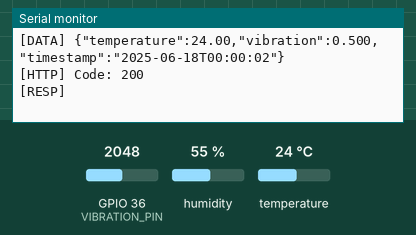
A sketch run on a simulated ESP32. Shown: the last lines printed to the serial monitor. Inputs (shaded band) come from the test bench; at power-on: temperature 24 °C, GPIO 36 (VIBRATION_PIN) = 2048, humidity 55 % (analog values on the 0–4095 scale). WiFi joins after 1.5 s; servers stay silent unless stated; uploads are accepted with an empty reply; random numbers use the default seed unless the sketch sets one.

Above: at 3.7 s.
3.8 s: temperature set to 12 °C
At 5.2 s:
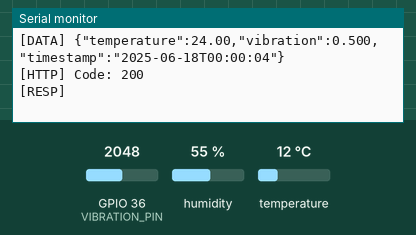
6.1 s: GPIO 36 (VIBRATION_PIN) set to 2866
At 7.7 s:
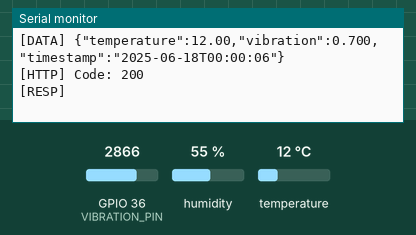
8.4 s: temperature set to 19 °C
At 10.2 s:
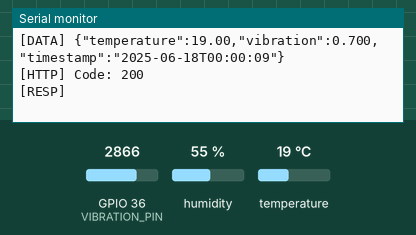
10.7 s: GPIO 36 (VIBRATION_PIN) set to 3972
At 13.0 s:
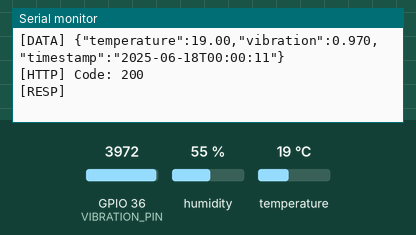
Timing chart, 0 to 14.0 s (numbered marks = the images above; inputs shaded):
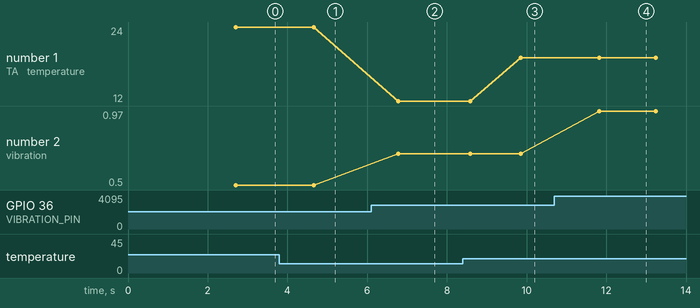

Measured:
- after the input at 6.1 s, the serial monitor: prints a new line after 0.68 s (image 2)
- after the input at 8.4 s, the serial monitor: prints a new line after 1.5 s (image 3)
- after the input at 10.7 s, the serial monitor: prints a new line after 1.1 s (image 4)
- plotted number 1: 12 → 19 after the input at 8.4 s
- plotted number 2: 0.5 → 0.7 after the input at 6.1 s, 0.7 → 0.97 after the input at 10.7 s

The sketch:

esp32_sensors.ino
```cpp
/*
 * ESP32 REAL SENSOR MODULE - AR/IoT Assembly Demo
 *
 * - Mesure en temps réel : température (DHT22 ou DHT11) et vibration analogique (SW-420 ou tout accéléromètre analogique)
 * - Envoi périodique (1-2s) vers API AR centrale via HTTP POST : http://<server_ip>:5000/sensors/<serial_number>
 * - Attribution du Serial Number par variable en haut de script
 *
 * Matériel : ESP32 Dev Module, capteur DHT, module vibration/accéléro analogique
 * Dépendances Arduino : WiFi.h, HTTPClient.h, DHT.h (Adafruit DHT sensor library)
 */

#include <WiFi.h>
#include <HTTPClient.h>
#include "DHT.h"

// ==== CONFIGURATION UTILISATEUR ====
const char* WIFI_SSID     = "TON_SSID_WIFI";          // <--- À REMPLACER
const char* WIFI_PASS     = "TON_MOT_DE_PASSE_WIFI";  // <--- À REMPLACER

const char* SERVER_URL    = "http://192.168.1.50:5000";  // <--- Adresse API (par défaut, modifie si besoin)
const char* SERIAL_NUMBER = "SN-IM2025001";              // <--- Serial attribué à ce module

// ==== BROCHES CAPTEURS ====
#define DHTPIN        4        // GPIO pour DHT (par défaut GPIO4)
#define DHTTYPE       DHT22    // DHT22 (ou DHT11 si capteur bleu)
#define VIBRATION_PIN 36       // GPIO pour vibration analogique (ADC1_CH0, GPIO36 sur ESP32)

DHT dht(DHTPIN, DHTTYPE);

// ==== TEMPO ENVOI (ms) ====
unsigned long lastSend = 0;
unsigned long sendInterval = 1000 + random(0, 1000);  // entre 1000 et 2000 ms

// =============================
void setup() {
  Serial.begin(115200);
  delay(1000);

  // Connexion WiFi
  Serial.printf("[ESP32] Connexion à %s...\n", WIFI_SSID);
  WiFi.begin(WIFI_SSID, WIFI_PASS);
  while (WiFi.status() != WL_CONNECTED) {
    delay(500);
    Serial.print(".");
  }
  Serial.println("\n[ESP32] WiFi connecté !");
  Serial.print("[ESP32] Adresse IP : ");
  Serial.println(WiFi.localIP());

  dht.begin();
  analogReadResolution(12); // ADC 12 bits [0-4095]
  randomSeed(analogRead(0));
}

void loop() {
  if ((millis() - lastSend) > sendInterval) {
    sendSensorData();
    lastSend = millis();
    sendInterval = 1000 + random(0, 1000); // Prochain envoi dans 1-2s
  }
}

void sendSensorData() {
  if (WiFi.status() != WL_CONNECTED) {
    Serial.println("[ESP32] Erreur : WiFi non connecté");
    return;
  }

  // ---- Lecture Capteurs ----
  float temperature = dht.readTemperature();
  float humidity = dht.readHumidity();
  int vibrationRaw = analogRead(VIBRATION_PIN);
  float vibrationNorm = vibrationRaw / 4095.0; // normalisé entre 0 et 1

  // Vérif lecture capteur
  if (isnan(temperature) || isnan(humidity)) {
    Serial.println("[DHT] Erreur de lecture capteur DHT");
    return;
  }

  String postUrl = String(SERVER_URL) + "/sensors/" + SERIAL_NUMBER;
  String payload = "{";
  payload += "\"temperature\":" + String(temperature, 2) + ",";
  payload += "\"vibration\":" + String(vibrationNorm, 3) + ",";
  payload += "\"timestamp\":\"" + getISOTime() + "\"";
  payload += "}";

  HTTPClient http;
  http.begin(postUrl);
  http.addHeader("Content-Type", "application/json");

  int httpCode = http.POST(payload);
  String response = http.getString();

  Serial.printf("[POST] %s\n", postUrl.c_str());
  Serial.printf("[DATA] %s\n", payload.c_str());
  Serial.printf("[HTTP] Code: %d\n", httpCode);
  Serial.printf("[RESP] %s\n\n", response.c_str());

  http.end();
}

// Timestamp ISO (simulé depuis uptime)
String getISOTime() {
  unsigned long nowMs = millis();
  unsigned long seconds = nowMs / 1000;
  unsigned long mins = seconds / 60;
  unsigned long hrs = mins / 60;

  char isoTime[25];
  sprintf(isoTime, "2025-06-18T%02lu:%02lu:%02lu", hrs % 24, mins % 60, seconds % 60);
  return String(isoTime);
}
```
